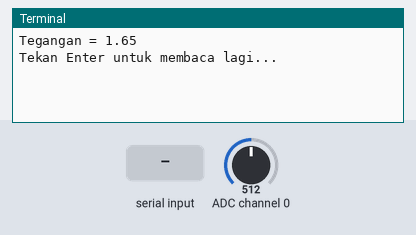
Recording of a program running on a simulated Raspberry Pi (BCM pin numbers). Parts: the last lines printed to the terminal. Inputs (shaded band) come from the test bench; at power-on: ADC channel 0 = 512 (analog values on the 0–1023 scale).

Above: at 1.2 s.
1.3 s: "1" typed at the terminal
At 2.0 s:
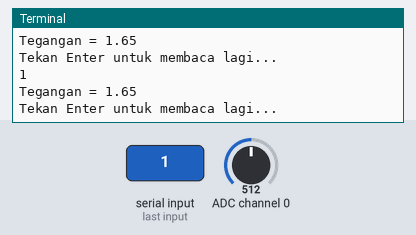
2.8 s: "0" typed at the terminal
At 4.3 s:
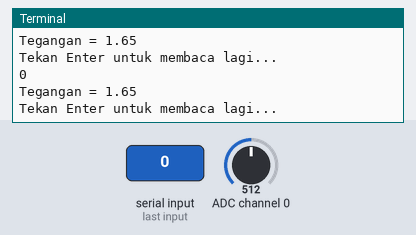

Measured:
- after the input at 1.3 s, the terminal: prints a new line at once (image 1)
- after the input at 2.8 s, the terminal: prints a new line at once (image 2)

The program:

potensio.py
```python
# -----------------------------------------
# potensio.py
#
# Contoh untuk memantau nilai potensiometer
# -----------------------------------------

import spidev

def bacaAnalog(kanal):
    data = spi.xfer2([1, (8 + kanal) << 4, 8])
    hasil_adc = ((data[1] & 3) << 8) + data[2]
    return hasil_adc

spi = spidev.SpiDev()
spi.open(0,0)

while True:
   nilaiPotensio = bacaAnalog(0)
   tegangan = nilaiPotensio * 3.3 / 1024
   print 'Tegangan =', tegangan
   raw_input('Tekan Enter untuk membaca lagi...')
```
